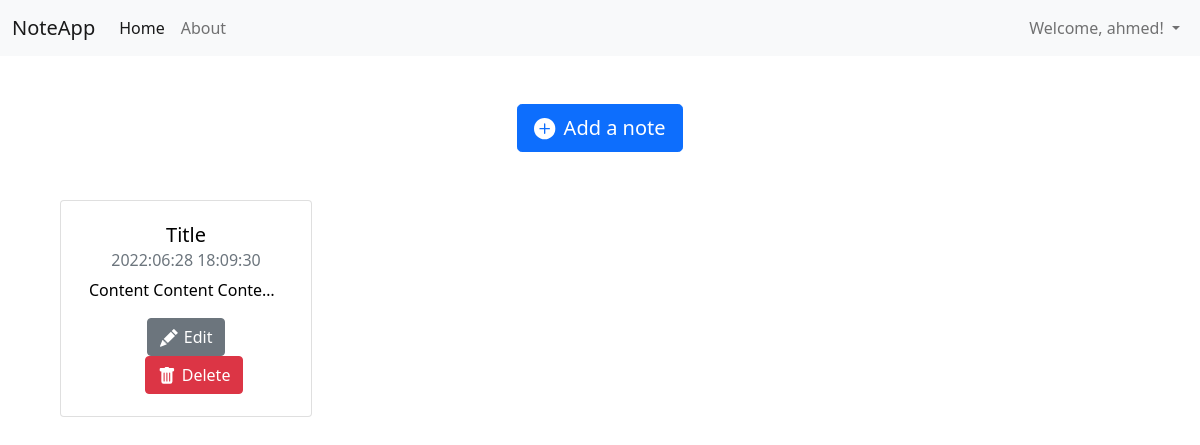
Page / (signed in) on the earlier database version.
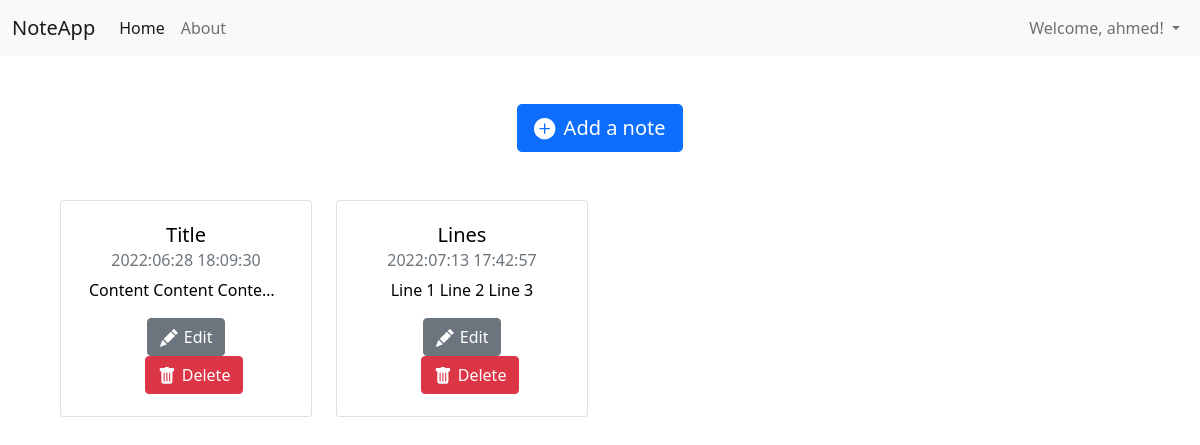
Same page on the later database version.
### tables this page shows
CREATE TABLE users (
    id INTEGER PRIMARY KEY,
    username TEXT UNIQUE NOT NULL,
    hash TEXT NOT NULL
);

CREATE TABLE notes (
    id INTEGER PRIMARY KEY,
    user_id INTEGER,
    title TEXT,
    content TEXT,
    last_mod_date DATETIME,
    FOREIGN KEY(user_id) REFERENCES users(id)
);

### app.py (the view)
@app.route("/")
@login_required
def index():
    notes = get_notes()
    return render_template("index.html", username=get_username(), notes=notes)

### helpers.py (called while the page is built)
def login_required(f):
    @wraps(f)
    def decorated_function(*args, **kwargs):
        if session.get("user_id") is None:
            return redirect("/login")
        return f(*args, **kwargs)
    return decorated_function

def get_username():
    cursor.execute("SELECT username FROM users WHERE id = ?",
                    (session["user_id"],))
    return cursor.fetchone()[0]

def get_notes():
    cursor.execute("SELECT * FROM notes WHERE user_id = ?",
                    (session["user_id"],))
    return cursor.fetchall()

### templates/index.html (shortened to what this page needs)
{% extends "layout.html" %}
{% block navlinks %}
    <div class="d-flex">
        <ul class="navbar-nav">
            <li class="nav-item dropdown">
                <a class="nav-link dropdown-toggle" href="#" id="navbarDropdownMenuLink" role="button" data-bs-toggle="dropdown" aria-expanded="false">
                    Welcome, {{ username }}!
                </a>
            </li>
        </ul>
    </div>
{% endblock %}
{% block content %}
    <a href="/add" id="add-note-btn" type="button" class="btn btn-primary btn-lg">
        <svg xmlns="http://www.w3.org/2000/svg" width="24" height="24" fill="currentColor" class="bi bi-plus-circle-fill" viewBox="0 0 18 18">
            <path d="M16 8A8 8 0 1 1 0 8a8 8 0 0 1 16 0zM8.5 4.5a.5.5 0 0 0-1 0v3h-3a.5.5 0 0 0 0 1h3v3a.5.5 0 0 0 1 0v-3h3a.5.5 0 0 0 0-1h-3v-3z"></path>
        </svg>
        Add a note
    </a>
    <div class="container-fluid">
        <div class="notes-cards row g-4">
            {% for note in notes %}
                <div class="col-3">
                    <div class="card btn btn-light">
                        <div class="card-body">
                            <h5 class="card-title">{{ note[2] }}</h5>
                            <h6 class="card-subtitle mb-2 text-muted">{{ note[4] }}</h6>
                            <p class="card-text text-truncate">{{ note[3] }}</p>
                            <a href={{ "/edit/{}".format(note[0]) }} class="card-link btn btn-secondary" style="position: relative; z-index: 1;">
                                Edit
                            </a>
                            <a href={{ "/delete/{}".format(note[0]) }} class="card-link btn btn-danger" style="position: relative; z-index: 1;">
                                Delete
                            </a>
                        </div>
                    </div>
                </div>
            {% endfor %}
        </div>
    </div>
{% endblock %}

### templates/layout.html (shortened to what this page needs)
<!DOCTYPE html>
<html lang="en">
<head>
    <link rel="stylesheet" href={{ url_for('static', filename='style.css') }}>
    <link href="https://cdn.jsdelivr.net/npm/bootstrap@5.0.2/dist/css/bootstrap.min.css" rel="stylesheet">
</head>
<body>
    <header>
        <nav class="navbar navbar-expand-lg navbar-light bg-light">
            <div class="container-fluid">
              <a class="navbar-brand" href="/">NoteApp</a>
              <div class="collapse navbar-collapse" id="navbarSupportedContent">
                <ul class="navbar-nav me-auto mb-2 mb-lg-0">
                  <li class="nav-item">
                    <a class="nav-link active" aria-current="page" href="/">Home</a>
                  </li>
                  <li class="nav-item">
                    <a class="nav-link" href="#">About</a>
                  </li>
                </ul>
                {% block navlinks %}{% endblock %}
              </div>
            </div>
          </nav>
        </header>
        <section>
          {% block content %}{% endblock %}
      </section>
</body>
</html>

### static/style.css (style rules this page uses)
* { margin: 0; padding: 0; border: 0; }
body { box-sizing: border-box; width: 100vw; height: 100vh; }
section { margin: 6vh 0; padding: 0 4vw; display: flex; flex-direction: column; align-items: center; gap: 6vh; }
svg, .btn-close { margin-left: auto; }

Differences in the rows shown:
added notes: title "Lines", last_mod_date "2022:07:13 17:42:57", content "Line 1 Line 2 Line 3"
